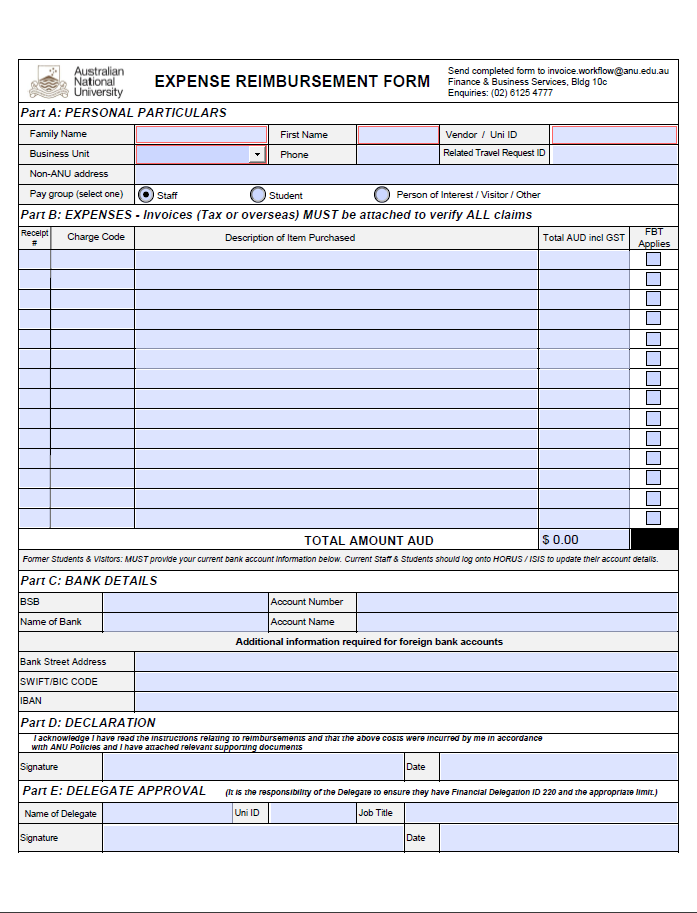
#> input picture test/viewer/3.jpg, 697 x 913 px
$ python trackbar-uied.py
#> lines starting #> are read from the running program, lines starting #| are printed output that depends on the picture; after the words box and inside, x2 and y2 are one past the last pixel; in counts of white or black regions, pixels touching at a corner belong together
import cv2
import numpy as np
from random import randint as rint


def gray_to_gradient(img):
    if len(img.shape) == 3:
        img = cv2.cvtColor(img, cv2.COLOR_BGR2GRAY)
    img_f = np.copy(img)
    img_f = img_f.astype("float")

    kernel_h = np.array([[0,0,0], [0,-1.,1.], [0,0,0]])
    kernel_v = np.array([[0,0,0], [0,-1.,0], [0,1.,0]])
    dst1 = abs(cv2.filter2D(img_f, -1, kernel_h))
    dst2 = abs(cv2.filter2D(img_f, -1, kernel_v))
    gradient = (dst1 + dst2).astype('uint8')
    return gradient


def binarization(org, grad_min, show=False, write_path=None, wait_key=0):
    grey = cv2.cvtColor(org, cv2.COLOR_BGR2GRAY)
    grad = gray_to_gradient(grey)        # get RoI with high gradient
    rec, bin = cv2.threshold(grad, grad_min, 255, cv2.THRESH_BINARY)
    morph = cv2.morphologyEx(bin, cv2.MORPH_CLOSE, (3, 3))  # remove noises
    if write_path is not None:
        cv2.imwrite(write_path, morph)
    if show:
        cv2.imshow('binary', morph)
        if wait_key is not None:
            cv2.waitKey(wait_key)
    return morph


def nothing(x):
    pass


img = cv2.imread('3.jpg')
#> img is the input picture: shape (913, 697, 3); mean B, G, R 235.2, 223.7, 221

cv2.namedWindow('bar')
cv2.createTrackbar('min-grad','bar',0,100,nothing)
while True:
    min_grad = cv2.getTrackbarPos('min-grad', 'bar')

    bin = binarization(img, min_grad)
#> in binarization, `grey = cv2.cvtColor(org, cv2.COLOR_BGR2GRAY)`:
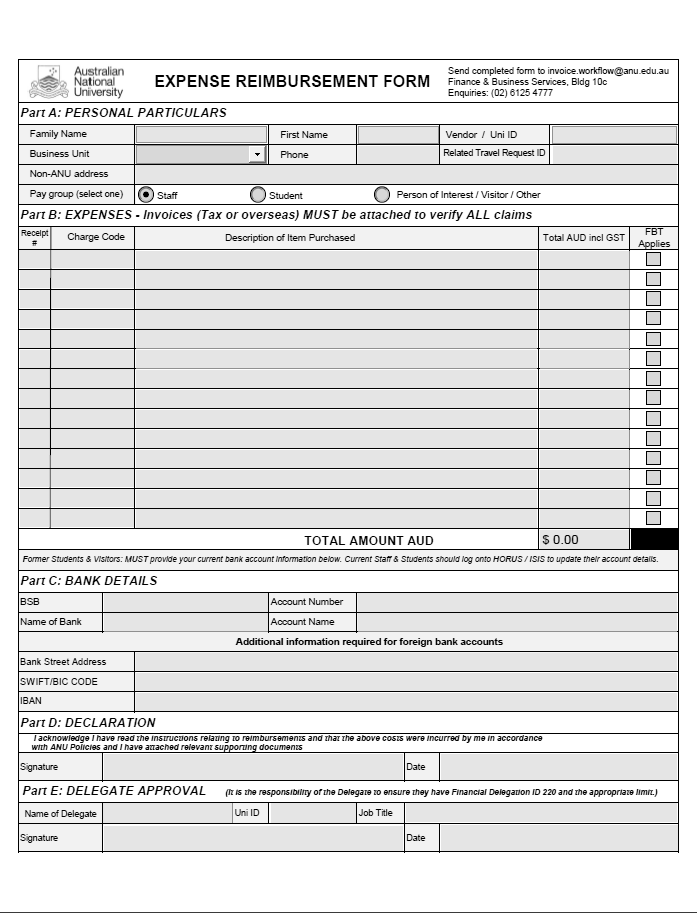
#> grey: shape (913, 697); min 0, max 255, mean 224.2
#> in gray_to_gradient, `dst1 = abs(cv2.filter2D(img_f, -1, kernel_h))`:
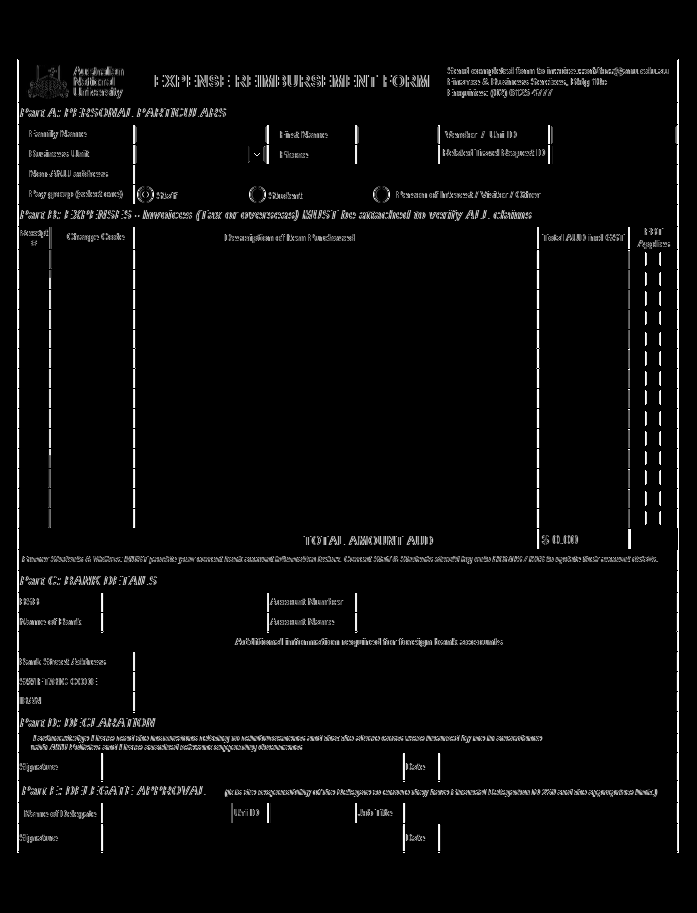
#> dst1: shape (913, 697) float64; min 0, max 255, mean 8
#> in gray_to_gradient, `dst2 = abs(cv2.filter2D(img_f, -1, kernel_v))`:
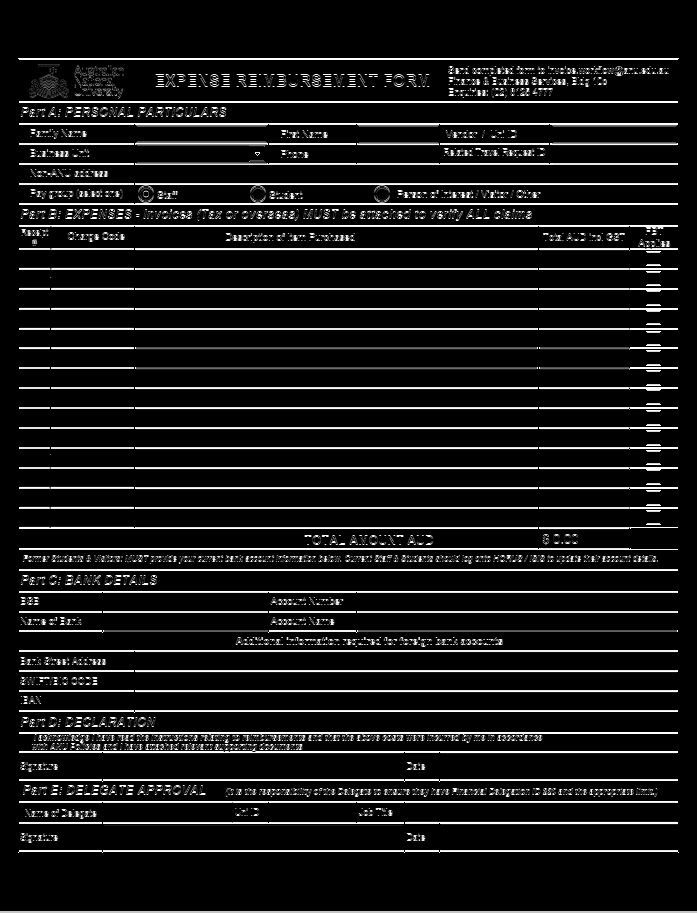
#> dst2: shape (913, 697) float64; min 0, max 255, mean 24.8
#> in gray_to_gradient, `gradient = (dst1 + dst2).astype('uint8')`:
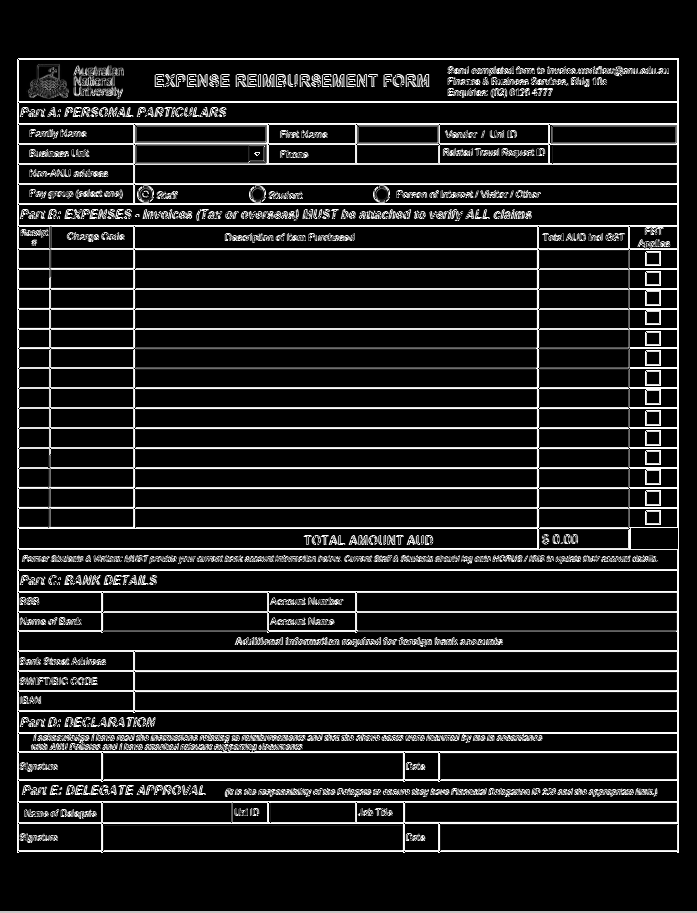
#> gradient: shape (913, 697); min 0, max 255, mean 30.8
#> in binarization, `rec, bin = cv2.threshold(grad, grad_min, 255, cv2.THRESH_BINARY)`:
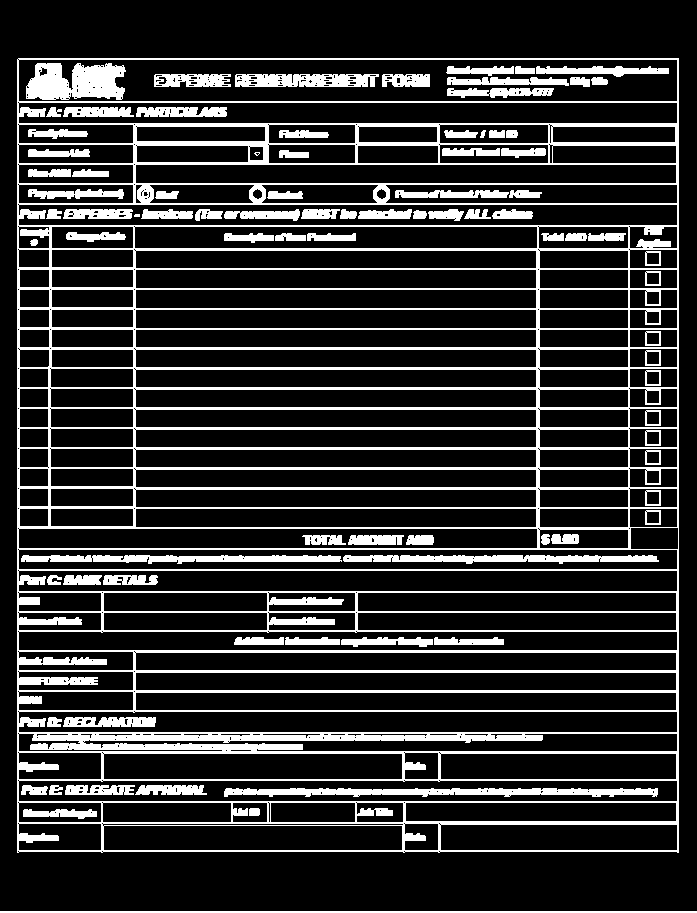
#> bin: shape (913, 697); 18.4% white; 88 white regions (2 under 20 px), largest, box (x1, y1, x2, y2) and area: (17, 58, 679, 853) 79818, (26, 63, 126, 100) 2829, (224, 788, 658, 797) 2768
#> in binarization, `rec, bin = cv2.threshold(grad, grad_min, 255, cv2.THRESH_BINARY)`: rec = 0
#> in binarization, `morph = cv2.morphologyEx(bin, cv2.MORPH_CLOSE, (3, 3))`:
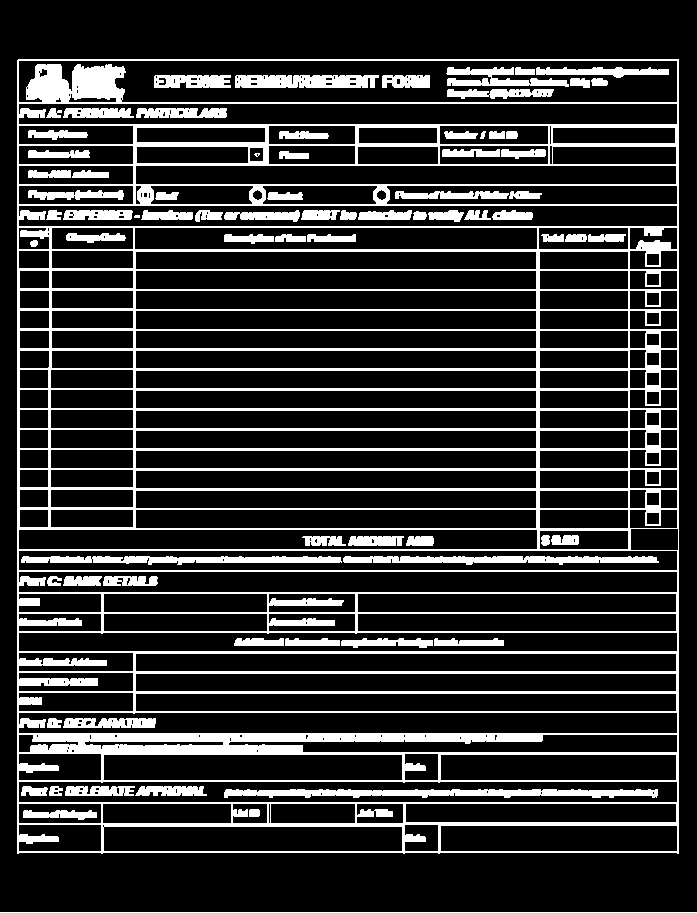
#> morph: shape (913, 697); 18.6% white; 76 white regions (2 under 20 px), largest, box (x1, y1, x2, y2) and area: (17, 59, 679, 854) 85294, (224, 789, 658, 798) 2789, (343, 556, 659, 565) 2008
    cv2.imshow('bin', bin)
    cv2.waitKey(10)

$ run again, with test/viewer/1.jpg copied over test/viewer/3.jpg
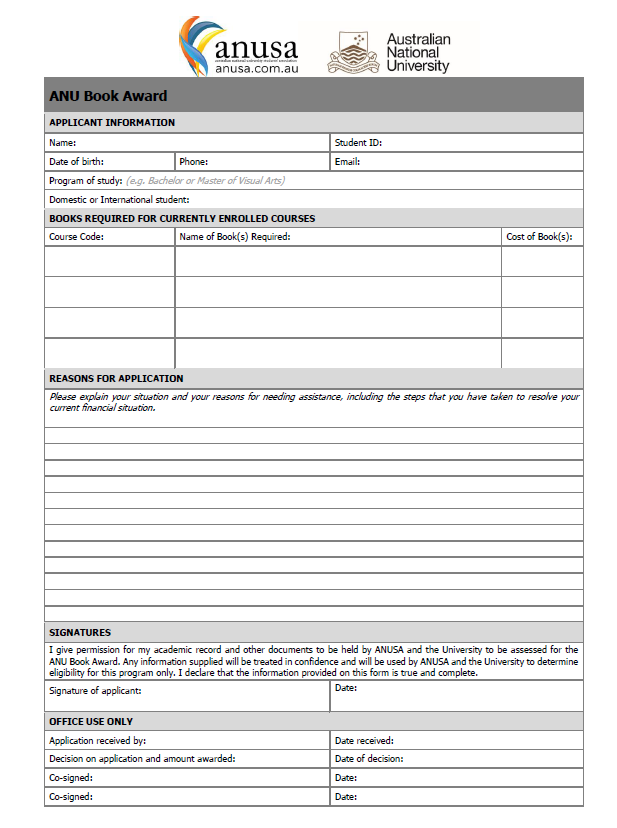
#> input picture test/viewer/1.jpg, 617 x 828 px
#> img is the input picture: shape (828, 617, 3); mean B, G, R 233.8, 233.8, 233.8
#> in binarization, `rec, bin = cv2.threshold(grad, grad_min, 255, cv2.THRESH_BINARY)`:
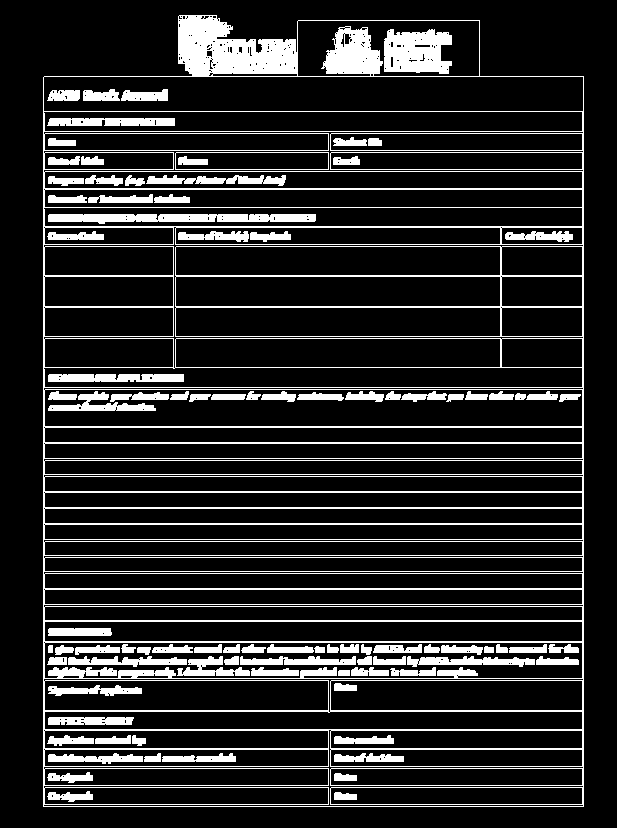
#> bin: shape (828, 617); 15.3% white; 95 white regions, largest, box (x1, y1, x2, y2) and area: (43, 15, 584, 807) 47245, (384, 29, 452, 74) 2418, (48, 214, 316, 224) 2087
#> rec = 0
#> in binarization, `morph = cv2.morphologyEx(bin, cv2.MORPH_CLOSE, (3, 3))`:
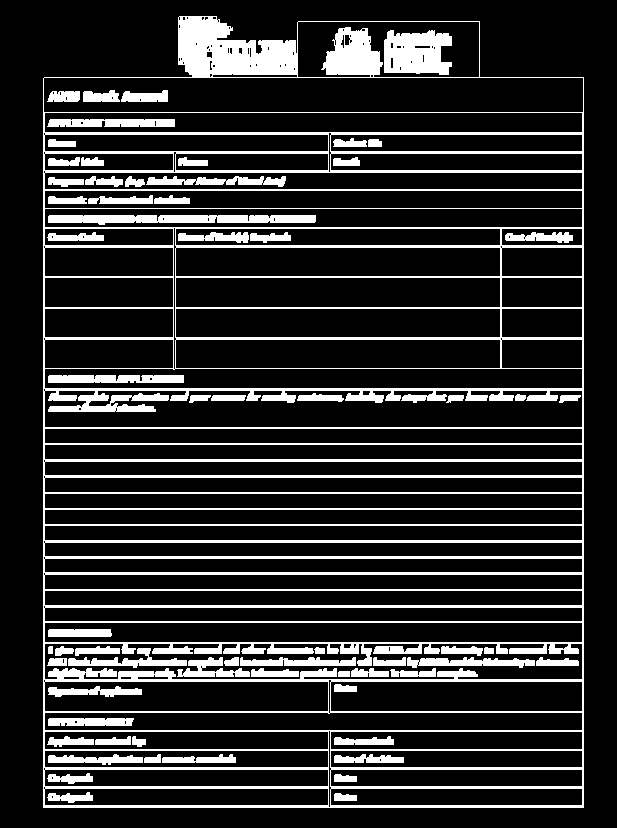
#> morph: shape (828, 617); 17.1% white; 66 white regions, largest, box (x1, y1, x2, y2) and area: (43, 16, 584, 808) 61899, (384, 30, 452, 75) 2452, (48, 215, 316, 225) 2099

$ run again, with test/viewer/2.jpg copied over test/viewer/3.jpg
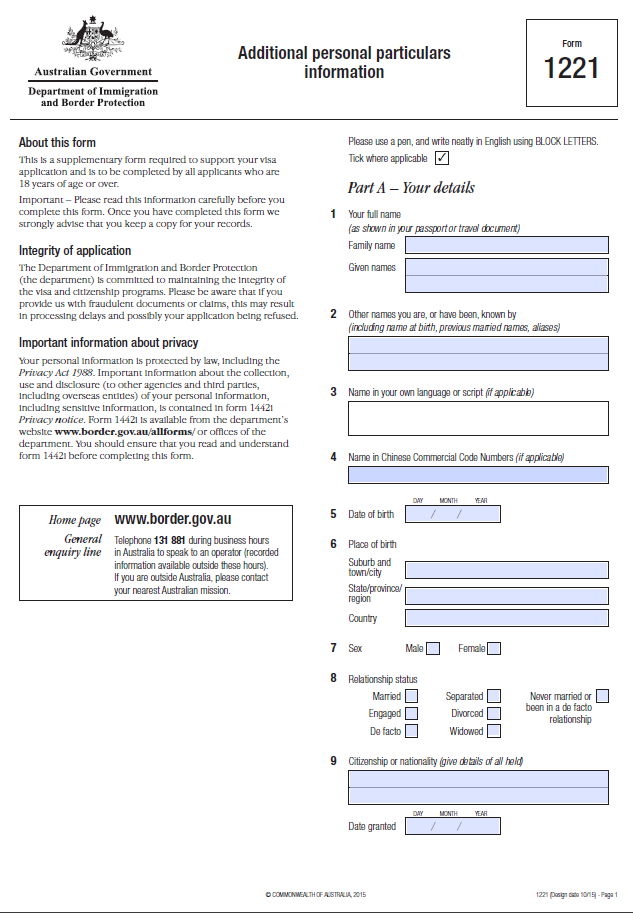
#> input picture test/viewer/2.jpg, 633 x 913 px
#> img is the input picture: shape (913, 633, 3); mean B, G, R 243.3, 240.9, 240.5
#> in binarization, `rec, bin = cv2.threshold(grad, grad_min, 255, cv2.THRESH_BINARY)`:
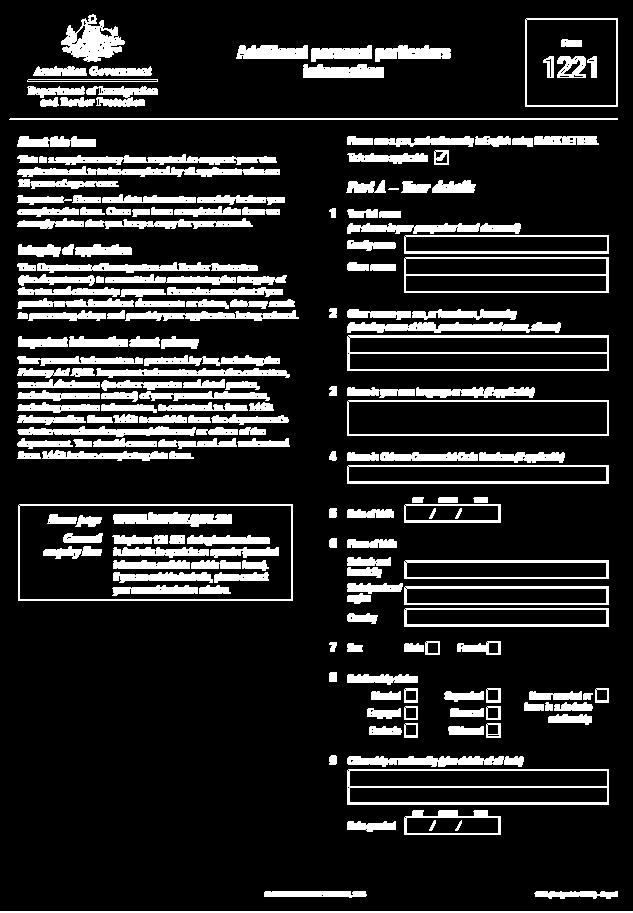
#> bin: shape (913, 633); 16% white; 200 white regions, largest, box (x1, y1, x2, y2) and area: (347, 769, 609, 805) 1976, (347, 335, 609, 371) 1975, (17, 166, 280, 177) 1666
#> rec = 0
#> in binarization, `morph = cv2.morphologyEx(bin, cv2.MORPH_CLOSE, (3, 3))`:
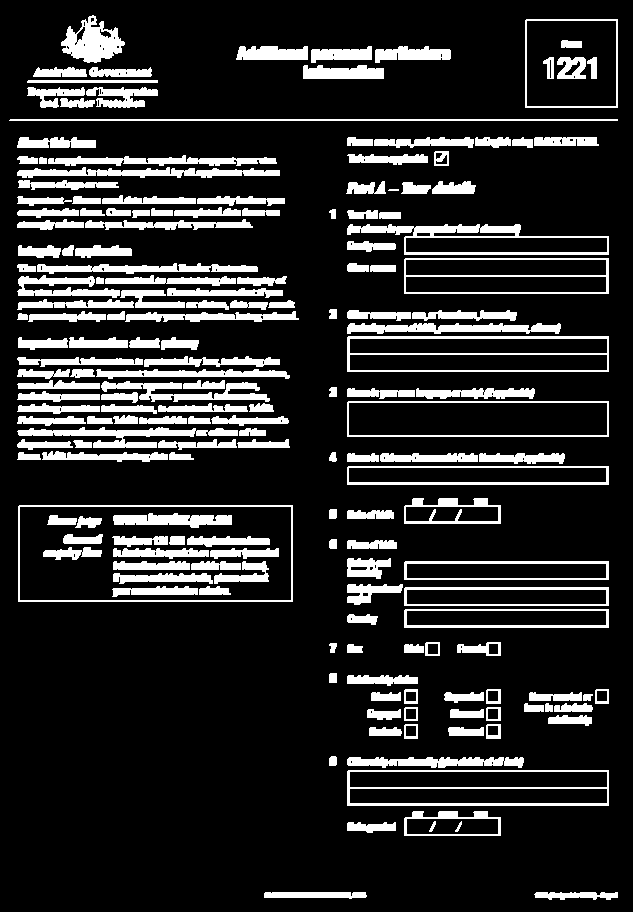
#> morph: shape (913, 633); 16% white; 185 white regions, largest, box (x1, y1, x2, y2) and area: (347, 224, 609, 255) 2367, (347, 336, 609, 372) 1978, (347, 770, 609, 806) 1978
